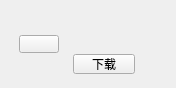
<?xml version="1.0" encoding="UTF-8"?>
<ui version="4.0">
 <class>UKrcmdw</class>
 <widget class="QWidget" name="UKrcmdw">
  <property name="geometry">
   <rect>
    <x>0</x>
    <y>0</y>
    <width>176</width>
    <height>88</height>
   </rect>
  </property>
  <property name="windowTitle">
   <string>Form</string>
  </property>
  <widget class="QPushButton" name="btn">
   <property name="geometry">
    <rect>
     <x>73</x>
     <y>54</y>
     <width>62</width>
     <height>20</height>
    </rect>
   </property>
   <property name="text">
    <string>下载</string>
   </property>
  </widget>
  <widget class="QLabel" name="softIcon">
   <property name="geometry">
    <rect>
     <x>15</x>
     <y>20</y>
     <width>48</width>
     <height>48</height>
    </rect>
   </property>
   <property name="text">
    <string/>
   </property>
  </widget>
  <widget class="QLabel" name="softName">
   <property name="geometry">
    <rect>
     <x>68</x>
     <y>16</y>
     <width>110</width>
     <height>17</height>
    </rect>
   </property>
   <property name="text">
    <string/>
   </property>
  </widget>
  <widget class="QLabel" name="softDescr">
   <property name="geometry">
    <rect>
     <x>68</x>
     <y>34</y>
     <width>110</width>
     <height>17</height>
    </rect>
   </property>
   <property name="text">
    <string/>
   </property>
  </widget>
  <widget class="QPushButton" name="btnDetail">
   <property name="geometry">
    <rect>
     <x>19</x>
     <y>35</y>
     <width>40</width>
     <height>18</height>
    </rect>
   </property>
   <property name="text">
    <string/>
   </property>
  </widget>
 </widget>
 <resources/>
 <connections/>
</ui>
